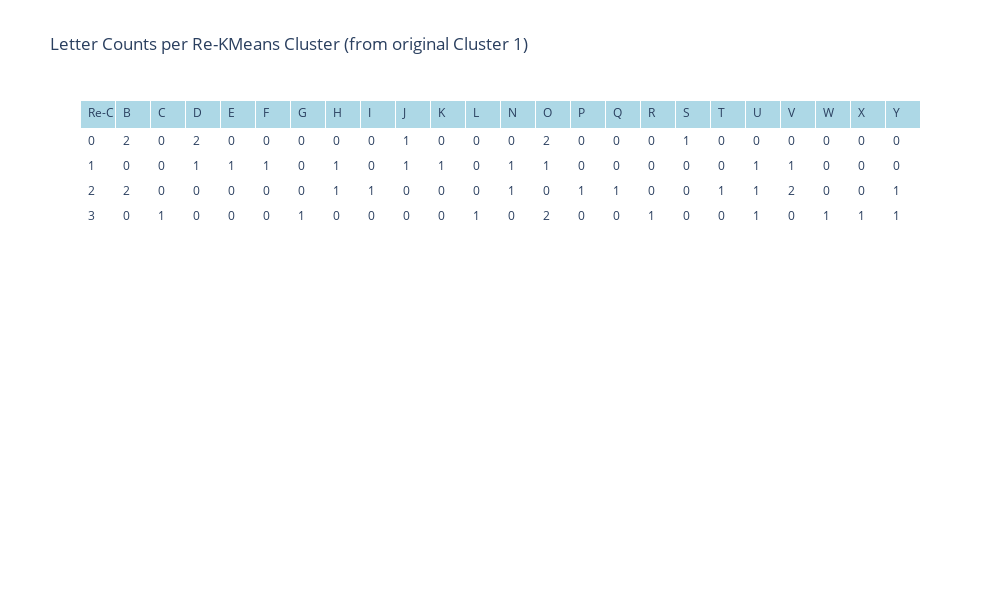

The notebook cell this image was saved under:
### Code cell
# --- Assume X and y (original numeric labels 1-26) are defined ---
# For demonstration, let's create dummy X and y for reproducibility
# In your actual code, X and y would be your ASL handshape features and original labels.
# Example:
# X = np.random.rand(100, 10) # 100 samples, 10 features
# y = np.random.randint(1, 27, 100) # 100 labels, numbers from 1 to 26

# --- IMPORTANT: Ensure X and y are defined for the rest of the code to run ---
# If you comment out the example above, make sure your actual X and y are loaded here.
# For this example to be runnable, let's keep the dummy data:
X = np.random.rand(150, 10) # Increased samples to make clusters more likely to have data
# Let's make sure some cluster numbers (0, 1, 2, 3) are likely to be present
y = np.random.randint(1, 27, 150) # Assuming y is labels that can be converted to letters

# Ensure y_letters is a list of actual letters (e.g., 'A', 'B', 'C')
y_letters = [chr(n + 64) for n in y] if np.issubdtype(np.array(y).dtype, np.number) else y

# Initial KMeans clustering
kmeans = KMeans(n_clusters=4, random_state=42, n_init='auto')
kmeans.fit(X)
cluster_labels = kmeans.labels_

# --- Diagnostic: Check initial cluster distribution ---
print("Distribution of samples in initial clusters:")
unique_clusters, counts = np.unique(cluster_labels, return_counts=True)
for cluster_id, count in zip(unique_clusters, counts):
    print(f"  Cluster {cluster_id}: {count} samples")
print("-" * 40)


# --- Isolate Category 1 ---
target_cluster_id = 1 # Define the cluster ID you're interested in
cluster_1_indices = np.where(cluster_labels == target_cluster_id)[0]
X_cluster_1 = X[cluster_1_indices]
y_letters_cluster_1 = [y_letters[i] for i in cluster_1_indices]

print(f"Number of samples in original Cluster {target_cluster_id}: {len(X_cluster_1)}")

# --- Re-cluster Category 1 ---
if len(X_cluster_1) == 0:
    print(f"\nSkipping re-clustering and Elbow Method for Cluster {target_cluster_id} as it is empty.")
else:
    kmeans_recluster_1 = KMeans(n_clusters=4, random_state=42, n_init='auto')
    kmeans_recluster_1.fit(X_cluster_1)
    re_cluster_labels_1 = kmeans_recluster_1.labels_

    pca_recluster_1 = PCA(n_components=2)
    X_pca_recluster_1 = pca_recluster_1.fit_transform(X_cluster_1)

    df_recluster_1 = pd.DataFrame({'cluster': re_cluster_labels_1, 'letter': y_letters_cluster_1})
    count_table_recluster_1 = pd.crosstab(df_recluster_1['cluster'], df_recluster_1['letter'])

    fig_recluster_1 = go.Figure(data=[go.Table(
        header=dict(
            values=["Re-Cluster"] + list(count_table_recluster_1.columns),
            fill_color='lightblue',
            align='left'
        ),
        cells=dict(
            values=[count_table_recluster_1.index] + [count_table_recluster_1[col].tolist() for col in count_table_recluster_1.columns],
            fill_color='white',
            align='left',
            height=25
        )
    )])

    fig_recluster_1.update_layout(
        title=f"Letter Counts per Re-KMeans Cluster (from original Cluster {target_cluster_id})",
        height=600,
        width=1000
    )
    fig_recluster_1.show()


    # --- Elbow Method for X_cluster_1 ---
    # Determine a range of K values to test
    # Ensure there are enough data points to create multiple clusters
    # max_k should be at least 2 for elbow method to be meaningful (1 cluster is trivial)
    max_k = min(10, len(X_cluster_1) - 1)
    if max_k < 2:
        print(f"\nNot enough data points in X_cluster_{target_cluster_id} ({len(X_cluster_1)} samples) to run Elbow Method with multiple clusters.")
        print("Elbow Method plot requires at least 2 samples for meaningful clustering.")
    else:
        k_range = range(1, max_k + 1)
        wcss_1 = [] # List to store Within-Cluster Sum of Squares

        print(f"\nRunning Elbow Method for X_cluster_{target_cluster_id}...")
        for k in k_range:
            kmeans_elbow_1 = KMeans(n_clusters=k, random_state=42, n_init='auto')
            kmeans_elbow_1.fit(X_cluster_1)
            wcss_1.append(kmeans_elbow_1.inertia_)

        print(f"WCSS values for K={list(k_range)}: {wcss_1}") # Print WCSS values

        # Plotting the Elbow Method results using Matplotlib
        plt.figure(figsize=(10, 6))
        plt.plot(k_range, wcss_1, marker='o', linestyle='--')
        plt.title(f'Elbow Method for Optimal K (on Re-clustered Data from Original Cluster {target_cluster_id})')
        plt.xlabel('Number of Clusters (K)')
        plt.ylabel('Within-Cluster Sum of Squares (WCSS)')
        plt.xticks(list(k_range))
        plt.grid(True)
        print(f"Attempting to show Elbow Method plot for Cluster {target_cluster_id}...") # Diagnostic print
        plt.show()

        print("\nInterpretation of Elbow Method:")
        print("Look for the 'elbow' point in the graph where the rate of decrease in WCSS significantly slows down.")
        print("This point often indicates the optimal number of clusters (K).")

### Figure 1 — Plotly figure (JSON) as saved in the notebook; plotly's stock layout.template omitted (floating-point values rounded to 4 significant figures)
{"data": [{"cells": {"align": "left", "fill": {"color": "white"}, "height": 25, "values": [[0, 1, 2, 3], [2, 0, 2, 0], [0, 0, 0, 1], [2, 1, 0, 0], [0, 1, 0, 0], [0, 1, 0, 0], [0, 0, 0, 1], [0, 1, 1, 0], [0, 0, 1, 0], [1, 1, 0, 0], [0, 1, 0, 0], [0, 0, 0, 1], [0, 1, 1, 0], [2, 1, 0, 2], [0, 0, 1, 0], [0, 0, 1, 0], [0, 0, 0, 1], [1, 0, 0, 0], [0, 0, 1, 0], [0, 1, 1, 1], [0, 1, 2, 0], [0, 0, 0, 1], [0, 0, 0, 1], [0, 0, 1, 1]]}, "header": {"align": "left", "fill": {"color": "lightblue"}, "values": ["Re-Cluster", "B", "C", "D", "E", "F", "G", "H", "I", "J", "K", "L", "N", "O", "P", "Q", "R", "S", "T", "U", "V", "W", "X", "Y"]}, "type": "table"}], "layout": {"height": 600, "title": {"text": "Letter Counts per Re-KMeans Cluster (from original Cluster 1)"}, "width": 1000}}
